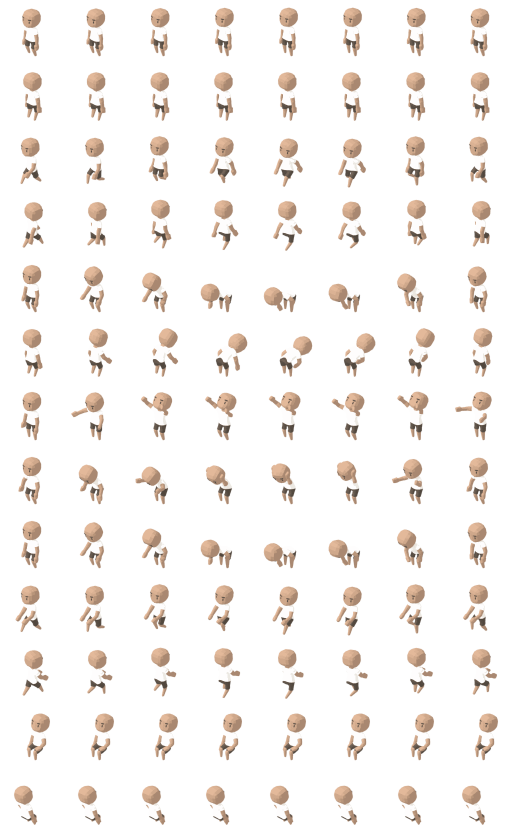
#> input picture assets/characters/character-bald-male-b.png, 1024 x 1664 px (shown at 1/2 size)
$ python make_icons.py ../assets/characters/character-bald-male-b.png
#> lines starting #> are read from the running program, lines starting #| are printed output that depends on the picture
"""앱 아이콘 전부 만들기: 노란 바탕 + 편의점 차양 줄무늬 + 캐릭터(tool/render_icon.py 결과).

    python tool/make_icons.py build/icon_char.png

- 안드로이드: 적응형(배경·전경 따로, 전경은 가운데 66% 안전 구역 안) + 옛 정사각 아이콘
- 아이폰: AppIcon.appiconset 의 파일 이름 그대로, 투명 없이
- 스토어: store/play-icon-512.png
"""
import os
import re
import sys

from PIL import Image, ImageDraw

ROOT = os.path.dirname(os.path.dirname(os.path.abspath(__file__)))
YELLOW, PINK, WHITE = (255, 224, 130, 255), (244, 143, 177, 255), (255, 253, 247, 255)


def background(size):
#> called with size = 1024
    im = Image.new("RGBA", (size, size), YELLOW)
    d = ImageDraw.Draw(im)
    band, n = int(size * 0.2), 7
    w = size / n
    for i in range(n):
        x0 = i * w
        col = PINK if i % 2 == 0 else WHITE
        d.rectangle([x0, 0, x0 + w, band], fill=col)
        d.ellipse([x0, band - w / 2, x0 + w, band + w / 2], fill=col)  # 차양 끝 물결
    return im


def character(src, box):
#> called with box = 757
    ch = Image.open(src).convert("RGBA")
#> ch is the input picture: PIL image 1024x1664 RGBA; mean R, G, B, A 32.6, 28.2, 24.9, 36.7
    ch = ch.crop(ch.getbbox())
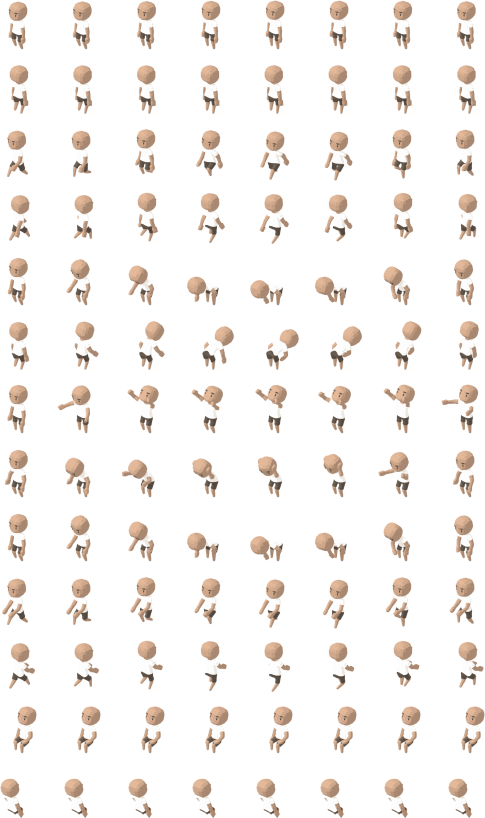
#> ch: PIL image 970x1636 RGBA (shown at 1/2 size); mean R, G, B, A 35, 30.3, 26.7, 39.5; transparent parts drawn white
    k = min(box / ch.width, box / ch.height)
#> k = 0.463
    return ch.resize((round(ch.width * k), round(ch.height * k)), Image.LANCZOS)
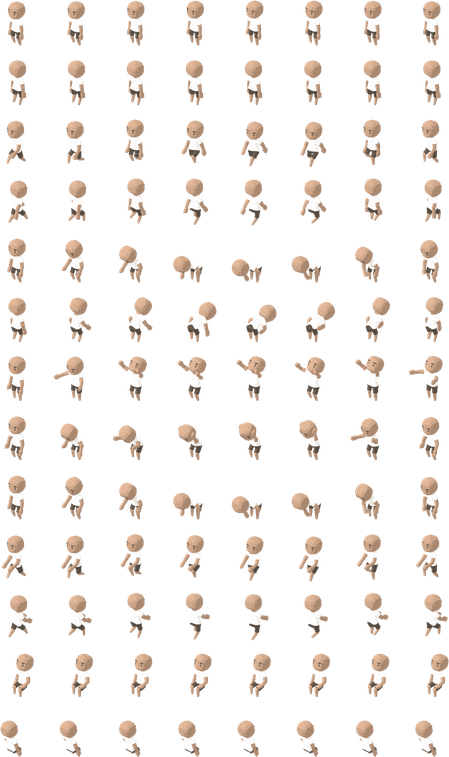
#> returned value: PIL image 449x757 RGBA; mean R, G, B, A 43, 36.8, 32.2, 39.5; transparent parts drawn white


def full(src, size):
    im = background(size)
    ch = character(src, int(size * 0.74))
    im.alpha_composite(ch, ((size - ch.width) // 2, size - ch.height - int(size * 0.04)))
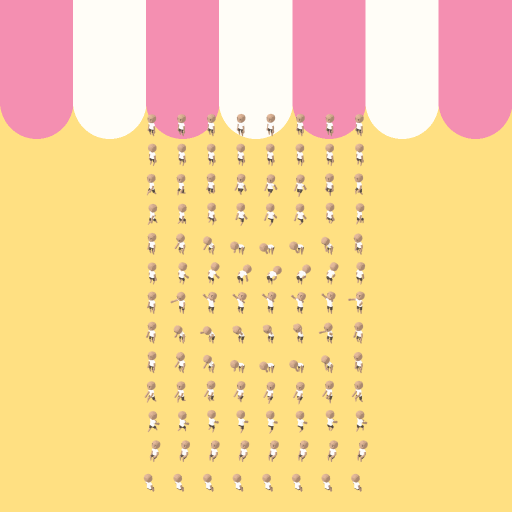
#> im: PIL image 1024x1024 RGBA (shown at 1/2 size); mean R, G, B, A 250.6, 212.8, 150.6, 255
    return im


def main():
    src = sys.argv[1]
    big = full(src, 1024)

    res = os.path.join(ROOT, "android/app/src/main/res")
    for d, px in {"mdpi": 48, "hdpi": 72, "xhdpi": 96, "xxhdpi": 144, "xxxhdpi": 192}.items():
        big.resize((px, px), Image.LANCZOS).save(os.path.join(res, f"mipmap-{d}", "ic_launcher.png"))
    for d, px in {"mdpi": 108, "hdpi": 162, "xhdpi": 216, "xxhdpi": 324, "xxxhdpi": 432}.items():
        background(px).save(os.path.join(res, f"mipmap-{d}", "ic_launcher_background.png"))
#> call 2 of background, with size = 108
#> in background (call 2), `im = Image.new("RGBA", (size, size), YELLOW)`:
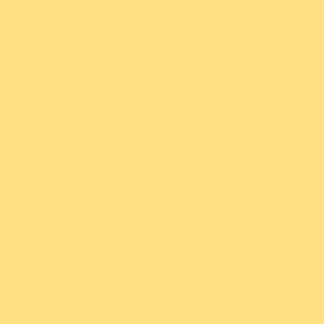
#> im: PIL image 108x108 RGBA (shown 3 times larger); mean R, G, B, A 255, 224, 130, 255
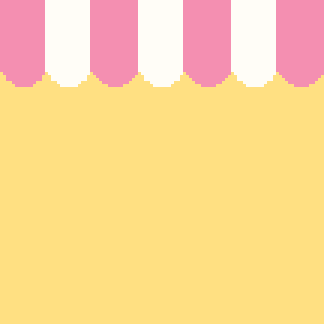
#> saved as ic_launcher_background.png: PIL image 108x108 RGBA (shown 3 times larger); mean R, G, B, A 253.4, 215.1, 149.3, 255
        fg = Image.new("RGBA", (px, px), (0, 0, 0, 0))
#> fg: PIL image 108x108 RGBA; every value is 0
        ch = character(src, int(px * 0.6))
#> call 2 of character, with box = 64
#> in character (call 2), `return ch.resize((round(ch.width * k), round(ch.height * k)), Image.LA..`:
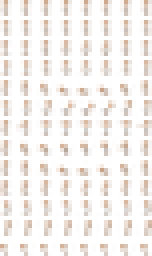
#> returned value: PIL image 38x64 RGBA (shown 4 times larger); mean R, G, B, A 109.6, 92.2, 79.5, 42.9; transparent parts drawn white
        fg.alpha_composite(ch, ((px - ch.width) // 2, (px - ch.height) // 2 + int(px * 0.04)))
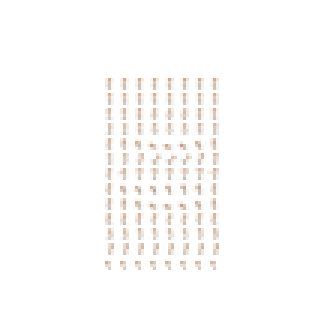
#> fg: PIL image 108x108 RGBA (shown 3 times larger); mean R, G, B, A 22.8, 19.2, 16.6, 8.9; transparent parts drawn white
        fg.save(os.path.join(res, f"mipmap-{d}", "ic_launcher_foreground.png"))
    os.makedirs(os.path.join(res, "mipmap-anydpi-v26"), exist_ok=True)
    with open(os.path.join(res, "mipmap-anydpi-v26", "ic_launcher.xml"), "w", encoding="utf-8") as f:
        f.write('<?xml version="1.0" encoding="utf-8"?>\n'
                '<adaptive-icon xmlns:android="http://schemas.android.com/apk/res/android">\n'
                '    <background android:drawable="@mipmap/ic_launcher_background" />\n'
                '    <foreground android:drawable="@mipmap/ic_launcher_foreground" />\n'
                '</adaptive-icon>\n')

    ios = os.path.join(ROOT, "ios/Runner/Assets.xcassets/AppIcon.appiconset")
    flat = big.convert("RGB")  # 앱스토어는 투명 아이콘을 거부한다
#> (the run stopped early here; a loop or call above may not have finished)
